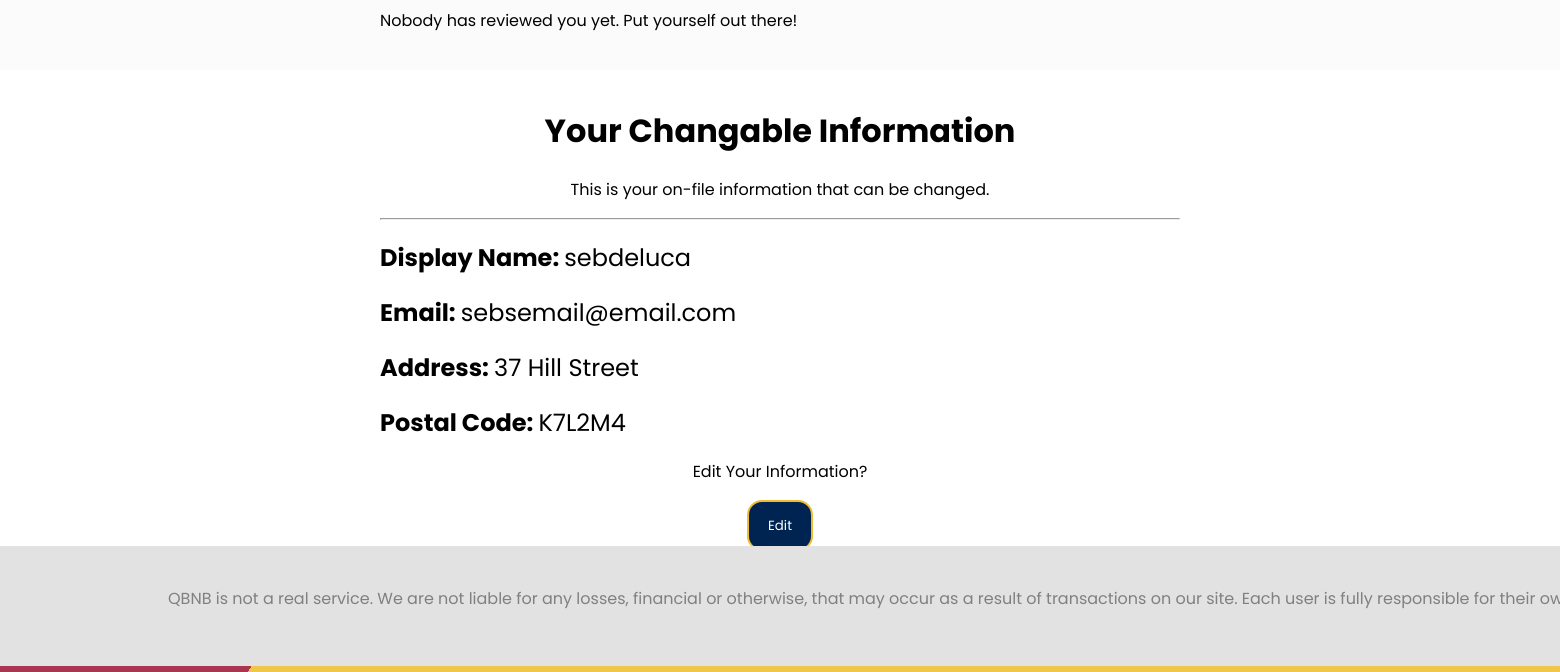
Page /profile/1 (signed in, lower part) on the earlier database version.
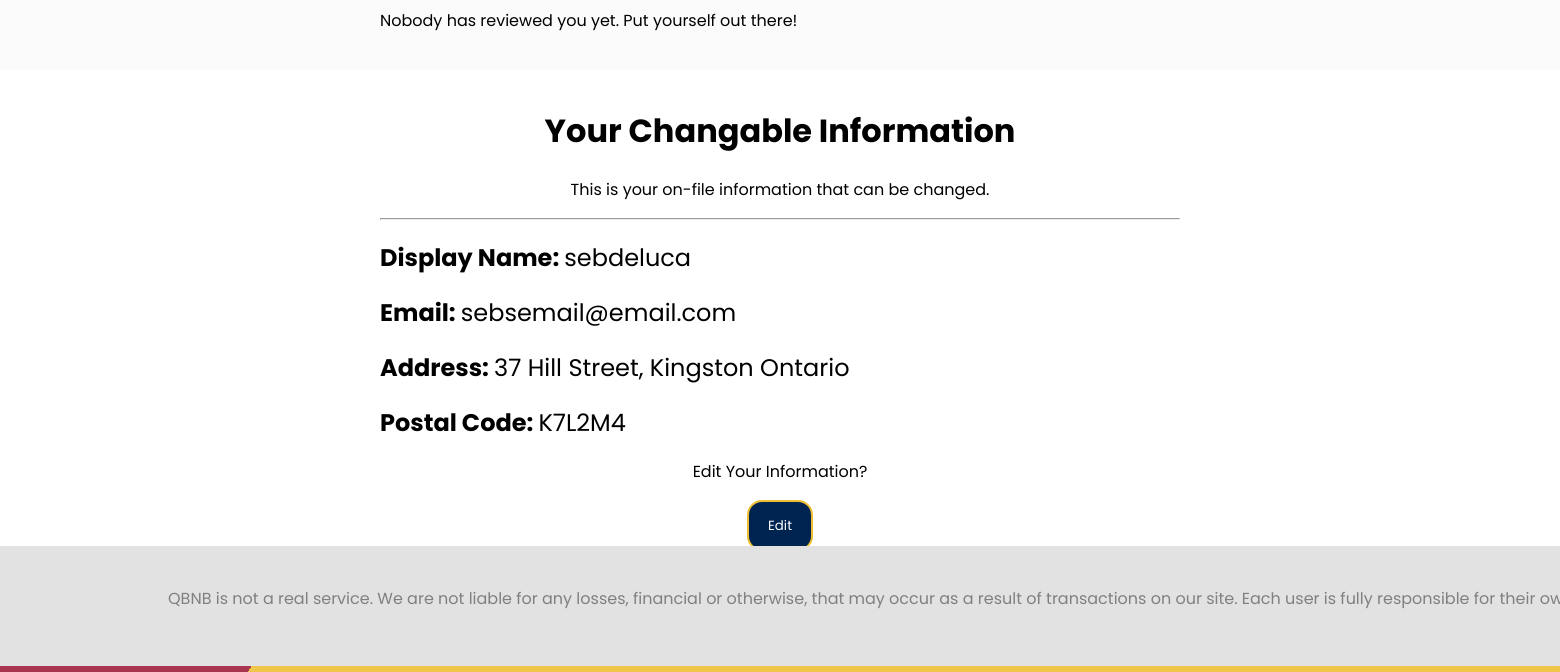
Same page on the later database version.
### qbnb/models.py (models this page shows, shortened)
class User(UserMixin, db.Model):
    __tablename__ = 'users'
    id = db.Column(db.Integer,
                   primary_key=True,
                   autoincrement=True,
                   unique=True)
    username = db.Column(db.String(80),
                         unique=True,
                         nullable=False)
    email = db.Column(db.String(120),
                      unique=True,
                      nullable=False)
    password = db.Column(db.String(120),
                         unique=False,
                         nullable=False)
    rating = db.Column(db.String(120),
                       unique=False,
                       nullable=False)
    propertyReview = db.Column(db.String(120),
                               unique=False,
                               nullable=True)
    userReview = db.Column(db.String(120),
                           unique=False,
                           nullable=True)
    balance = db.Column(db.Float,
                        nullable=False)
    billingAddress = db.Column(db.String(120),
                               unique=False,
                               nullable=False)
    postalCode = db.Column(db.String(6),
                           unique=False,
                           nullable=False)
    firstName = db.Column(db.String(15),
                          unique=False,
                          nullable=False)
    surname = db.Column(db.String(20),
                        unique=False,
                        nullable=False)
    authenticated = db.Column(db.Boolean,
                              default=False)

### qbnb/__main__.py (the view)
@app.route('/profile/<int:id>', methods=['GET', 'POST'])
@login_required
def profile(id):
    if request.method == 'GET':
        user = db.session.query(User).get(id)
        if str(current_user.get_id()) == str(id):
            idPass = True
            pickedGreeting = random.choice(greetings)
        else:
            idPass = False
            pickedGreeting = ""
        userData = {
            "username": user.username,
            "email": user.email,
            "billingAddress": user.billingAddress,
            "postalCode": user.postalCode,
            "firstName": user.firstName,
            "rating": user.rating,
            "propertyReviews": ['Hello'],  # CHANGE
            "userReviews": user.userReview,
            "balance": user.balance
        }  # Get user information from DB
        userInfo = get_info()  # Check if user is signed in
        return render_template('profile.html',
                               userData=userData,
                               greeting=pickedGreeting,
                               userInformation=userInfo[0],
                               user=userInfo[1],
                               idPass=idPass)

### qbnb/__main__.py (called while the page is built)
@login_manager.user_loader
def load_user(id):
    return db.session.query(User).get(id)

def get_info():
    user = db.session.query(User).get(current_user.get_id())
    if user is None:
        return [None, False]
    else:
        return [user, True]

### qbnb/templates/profile.html (shortened to what this page needs)
{% extends 'base.html' %}
{% block body %}
<div class="main-container-profiles">
    {% if idPass %}
        {% if userData %}
            <div class="profile-container">
                <div class="core-profile">
                    <div class="profile-quick-container">
                        <div class="profile-changables-container" style="text-align:left">
                            {% if userData.userReviews %}
                                <div class="reviews-container">
                                    <h2>Reviews About You</h2>
                                        <p>Here's what people had to say about you!</p>
                                </div>
                                <hr>
                            {% else %}
                                <div class="reviews-container">
                                        <p>Nobody has reviewed you yet. Put yourself out there!</p>
                                </div>
                            {% endif %}
                        </div>
                        </div>
                    </div>
                    <div class="changables-container">
                        <div class="profile-header">
                            <h1>Your Changable Information</h1>
                            <p>This is your on-file information that can be changed.</p>
                        </div>
                        <hr>
                        <div class="profile-changables-container">
                            <h2 class="profile-head"><b>Display Name: </b>{{ userData.username }}</h2>
                            <h2 class="profile-head"><b>Email: </b>{{ userData.email }}</h2>
                            <h2 class="profile-head"><b>Address: </b>{{ userData.billingAddress }}</h2>
                            <h2 class="profile-head"><b>Postal Code: </b>{{ userData.postalCode }}</h2>
                        </div>
                        <div class="profile-header">
                            <p>Edit Your Information?</p>
                            <a href="/update/{{ userInformation.id }}"><button class="standard-button">Edit</button></a>
                        </div>
                    </div>
                </div>
            </div>
        {% else %}
            <h2>
                There was an error. Please return to the homepage.
                If the issue persists, please contact support.
            </h2>
        {% endif %}
    {% endif %}
{% endblock %}

### qbnb/templates/base.html (shortened to what this page needs)
<!DOCTYPE html>
<html>
<head>
    <link rel="stylesheet" href="{{url_for('static', filename='styles.css')}}">
</head>
<body>
<br>
{% block body %}{% endblock %}
</body><span>
<footer style="background:#e2e2e2;height:5vh;width:100%;margin:1.5vh 0 -5em -5em;padding:5vh 15em 5vh 15em;color: gray;position: absolute;">
    QBNB is not a real service. We are not liable for any losses, financial
    or otherwise, that may occur as a result of transactions on our site. Each
    user is fully responsible for their own actions.
</footer></span>
</html>

### qbnb/static/styles.css (style rules this page uses)
a { text-decoration: none; }
body { font-family: 'Poppins', sans-serif; font-weight: normal; }
button { border: solid 4px rgb(157,25,57); font-family: 'Poppins', sans-serif; padding: 1em; margin-left: 5em; }
.main-container-profiles { display: flex; justify-content: center; flex-grow: 1 1 200px; }
.changables-container { background-color: rgba(255,255,255,1); margin: -2vh -25em -2vh -25em; padding: 2vh 25em 2vh 25em; }
.core-profile { background-color: rgba(255, 255, 255, 0); }
.profile-container { display: flex; flex-direction: column; margin: 0.5vh 1em 0.5vh 1em; }
.profile-head { font-family: 'Poppins', sans-serif; font-weight: normal; justify-content: left; }
.profile-header { padding-top: -1vh; text-align: center; }
.standard-button { transition: all 250ms ease-in-out; background-color: rgb(0, 36, 82); color: white; min-width: 5em; margin-left: 0; border: solid 2px rgb(238,189,49); border-radius: 15px; }
.profile-quick-container { text-align: center; background-color: #FBFBFB; margin: 0 -25em 0 -25em; padding: 0 25em 0 25em; }
.reviews-container { padding-top: 5vh; padding-bottom: 5vh; }

Differences in the rows shown:
changed User "sebdeluca": billingAddress "37 Hill Street" → "37 Hill Street, Kingston Ontario"
